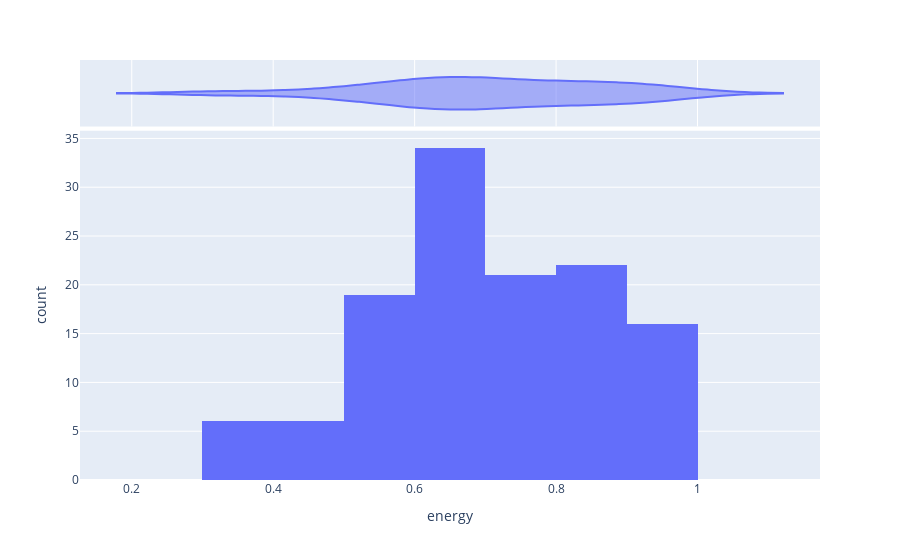

The code cell stored with this chart in its notebook:
### Markdown cell above
Energy

### Code cell
fig = px.histogram(df, x="energy", nbins=10, marginal="violin")
fig.show()
